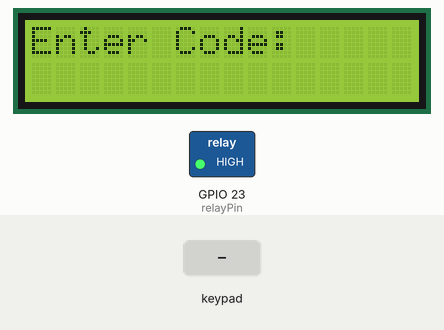
Recording of a sketch running on a simulated ESP32. Shown: 16×2 character LCD, switched loads named in the sketch (green lamp = pin HIGH). The inputs (shaded band) are chosen by the test bench. What the sketch prints to the serial monitor is not drawn.

Above: at 1.2 s.
1.3 s: keypad keys 1 2 3 4 # pressed 0.4 s apart
At 3.7 s:
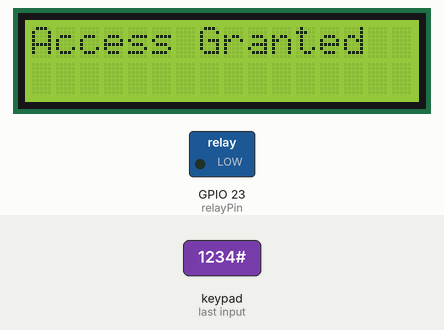
4.8 s: key '#' pressed
7.8 s: keypad keys 1 4 2 7 2 6 2 5 * pressed 0.4 s apart
At 10.09 s:
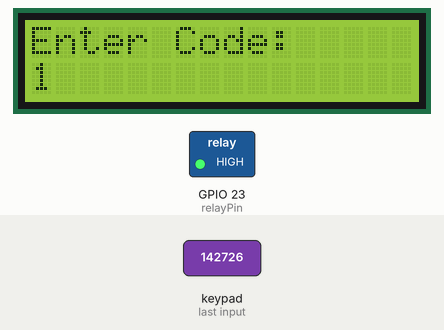
12.9 s: key '8' pressed
At 14.3 s:
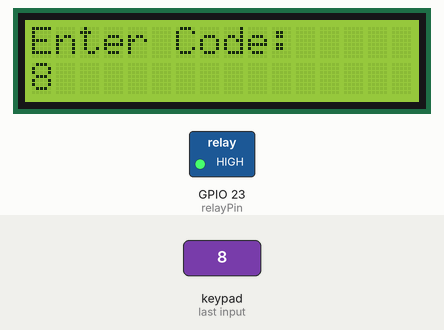
Timing chart, 0 to 15.4 s (numbered marks = the images above; inputs shaded):
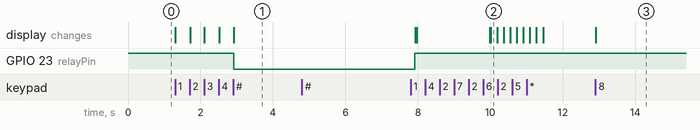

Measured:
- after the input at 1.3 s, GPIO 23 (relayPin): HIGH → LOW after 1.6 s; the display: first changes at once (image 1 shows a later state)
- after the input at 4.8 s, every drawn part: stays the same
- after the input at 12.9 s, the display: changes at once (image 3)

The sketch:

Kunci_Pintu_Keypad.ino
```cpp
/*
  -ESP32-
  ---------Keypad--------
  C1 = GPIO 33
  C2 = GPIO 32
  C3 = GPIO 13
  R4 = GPIO 25
  R3 = GPIO 26
  R2 = GPIO 27
  R1 = GPIO 14
  ------------------------
  ----------Relay---------
  Relay = GPIO 23
  ------------------------
*/

#include <Keypad.h>
#include <Wire.h>
#include <LiquidCrystal_I2C.h>

const int relayPin = 23;            // Pin relay yang digunakan
const String correctCode = "1234";  // Kode yang benar untuk membuka kunci
String inputCode = "";              // Menyimpan kode yang dimasukkan

LiquidCrystal_I2C lcd(0x27, 16, 2);  // Alamat I2C untuk LCD (0x27 atau 0x3F)

const byte ROWS = 4;  // 4 baris pada keypad
const byte COLS = 3;  // 3 kolom pada keypad
char keys[ROWS][COLS] = {
  { '1', '2', '3' },
  { '4', '5', '6' },
  { '7', '8', '9' },
  { '*', '0', '#' }
};

byte rowPins[ROWS] = { 14, 27, 26, 25 };  // Pin baris pada keypad (GPIO14, GPIO27, GPIO26, GPIO25)
byte colPins[COLS] = { 33, 32, 13 };      // Pin kolom pada keypad (GPIO33, GPIO32, GPIO13)

Keypad keypad = Keypad(makeKeymap(keys), rowPins, colPins, ROWS, COLS);

void setup() {
  pinMode(relayPin, OUTPUT);
  digitalWrite(relayPin, HIGH);  // Mematikan relay (kunci terkunci)

  lcd.init();
  lcd.backlight();
  lcd.setCursor(0, 0);
  lcd.print("Enter Code:");

  Serial.begin(115200);
}

void loop() {
  char key = keypad.getKey();

  if (key) {
    Serial.println(key);
    if (key == '*') {
      inputCode = "";  // Reset input jika tombol * ditekan
      lcd.clear();
      lcd.setCursor(0, 0);
      lcd.print("Enter Code:");
    } else if (key == '#') {
      if (inputCode == correctCode) {
        lcd.clear();
        lcd.setCursor(0, 0);
        lcd.print("Access Granted");
        digitalWrite(relayPin, LOW);   // Mengaktifkan relay (kunci terbuka)
        delay(5000);                   // Tetap terbuka selama 5 detik
        digitalWrite(relayPin, HIGH);  // Mematikan relay (kunci terkunci)
        lcd.clear();
        lcd.setCursor(0, 0);
        lcd.print("Enter Code:");
        inputCode = "";  // Reset input setelah membuka kunci
      } else {
        lcd.clear();
        lcd.setCursor(0, 0);
        lcd.print("Access Denied");
        delay(2000);  // Menampilkan pesan selama 2 detik
        lcd.clear();
        lcd.setCursor(0, 0);
        lcd.print("Enter Code:");
        inputCode = "";  // Reset input setelah kesalahan
      }
    } else {
      inputCode += key;  // Menambahkan karakter ke inputCode
      lcd.setCursor(0, 1);
      lcd.print(inputCode);
    }
  }
}
```
